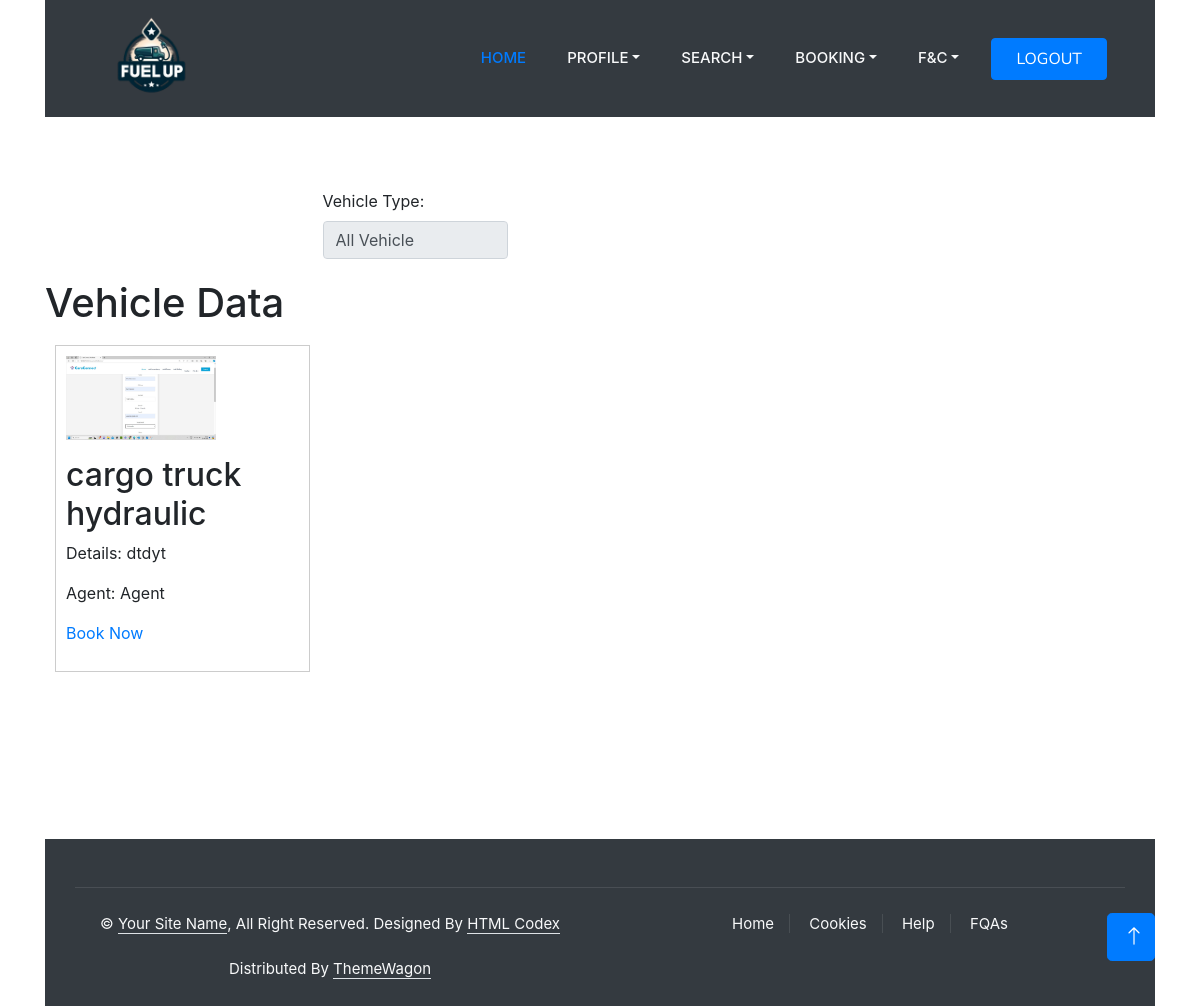
The page /User/vehicles/3 on the database its author committed.
### TowingAgent/models.py (models this page shows)
class tbl_vehicledetails(models.Model):
    vehicle_details=models.CharField(max_length=100)
    vehicle_image=models.FileField(upload_to='vehicle/')
    agent=models.ForeignKey(tbl_towingagent,on_delete=models.CASCADE)
    vtype=models.ForeignKey(tbl_towingvehicletype,on_delete=models.CASCADE)

### Admin/models.py (models this page shows)
class tbl_towingvehicletype(models.Model):
    vehicle_type=models.CharField(max_length=20)

### Guest/models.py (models this page shows)
class tbl_towingagent(models.Model):
    agent_name=models.CharField(max_length=20)
    agent_email=models.CharField(max_length=30)
    agent_contact=models.CharField(max_length=15)
    agent_address=models.CharField(max_length=50)
    agent_password=models.CharField(max_length=20)
    agent_photo=models.FileField(upload_to='AgentDoc/')
    agent_proof=models.FileField(upload_to='AgentDoc/')
    place=models.ForeignKey(tbl_place,on_delete=models.CASCADE)
    agent_vstatus=models.CharField(max_length=5,default=0)

### User/views.py (the view)
# urls.py: path('vehicles/<int:aid>',views.ViewVehicle,name="vehicles"),
def ViewVehicle(request,aid):
    vtype=tbl_towingvehicletype.objects.all()
    agent=tbl_towingagent.objects.get(id=aid)
    request.session["agid"]=agent.id
    vehicle=tbl_vehicledetails.objects.filter(agent=agent)
    return render(request,"User/ViewVehicles.html",{"data":vehicle,"vtype":vtype})

### User/Templates/User/ViewVehicles.html (shortened to what this page needs)
{% extends 'User/header.html' %}
{% load static %}
{% block content %}
<br><br><br>
<!DOCTYPE html>
<html lang="en">
<head>
    <link rel="stylesheet" href="https://maxcdn.bootstrapcdn.com/bootstrap/4.0.0/css/bootstrap.min.css"
>
    <link rel="stylesheet" href="https://pro.fontawesome.com/releases/v5.10.0/css/all.css"
 />
</head>
<body class="container">
<form method="post" id="search"  >
    <div class="filter-container row"  style="padding-left: 25%;">
        <div class="col-md-3">
            <label for="district-filter">Vehicle Type:</label>
            <select class="form-control" id="district-filter" >
                <option value="">All Vehicle</option>
            </select>
        </div>
    </div>
</form>
    <h1>Vehicle Data</h1>
    <div id="Result">
    {% for i in data %}
        <div class="data-card col-md-4">
           <p><img src="{{i.vehicle_image.url}}" width="150" height="150"></p>
            <h2>{{ i.vtype.vehicle_type }}</h2>
            <p>Details: {{ i.vehicle_details }}</p>
            <p>Agent: {{ i.agent.agent_name }}</p>
            <p><a href="{% url 'webuser:AgentBooking' i.id   %}">Book Now</a></p>
        </div>
    {% endfor %}
    </div>
</body>
</html>
<br><br><br><br><br><br><br><br><br><br><br><br><br><br><br><br><br><br><br>
{% endblock content %}

### Guest/static/login/css/style.css (style rules this page uses)
:root { --primary: #FEA116; --light: #F1F8FF; --dark: #0F172B; }

### Guest/static/form.css (style rules this page uses)
input[type=text],[type=password],[type=email],[type=date], select { width: 100%; padding: 12px 20px; margin: 8px 0; display: inline-block; border: 1px solid #ccc; border-radius: 4px; box-sizing: border-box; }

### User/Templates/User/ViewVehicles.html (style rules this page uses)
.data-card { border: 1px solid #ccc; padding: 10px; margin: 10px; width: 23%; float: left; box-sizing: border-box; }
.data-card img { max-width: 100%; height: auto; }
.filter-container { margin-bottom: 20px; }

### rows shown on the page
tbl_vehicledetails: vehicle_image (picture), vtype.vehicle_type "cargo truck hydraulic", vehicle_details "dtdyt", agent.agent_name "Agent"
